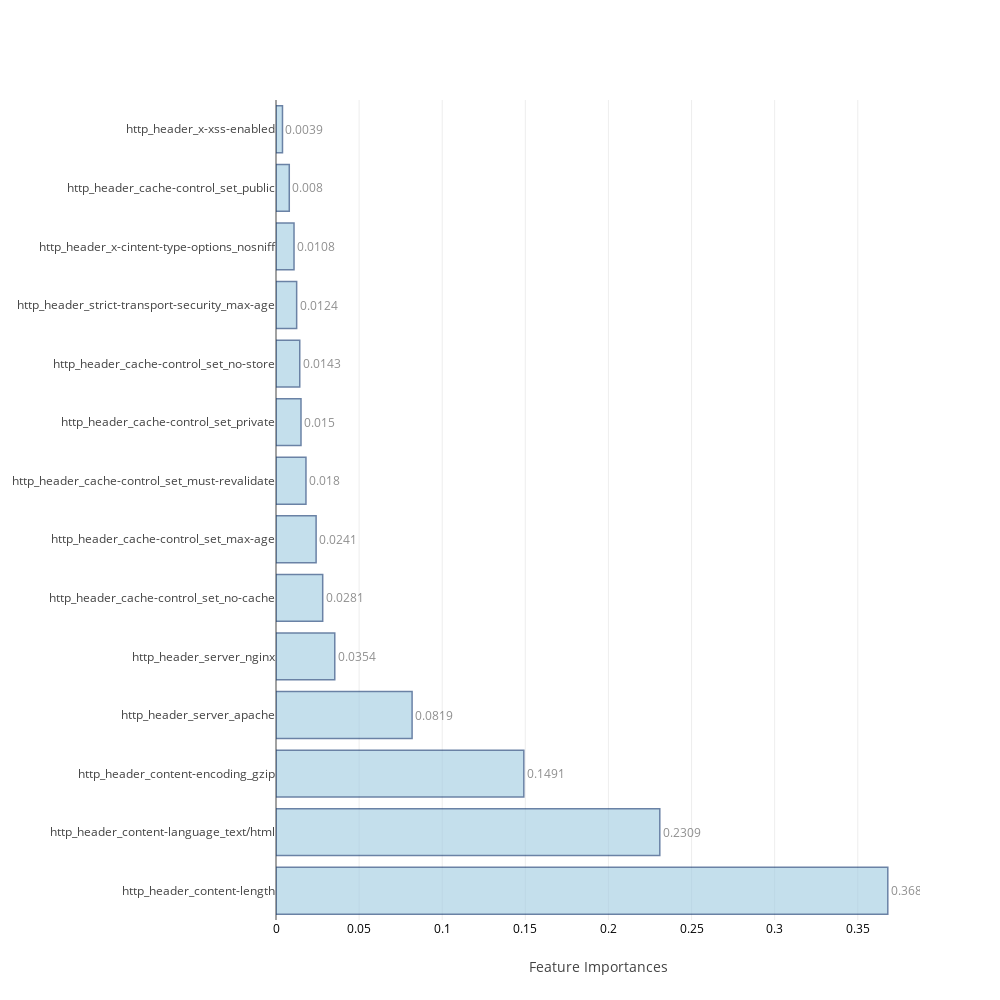
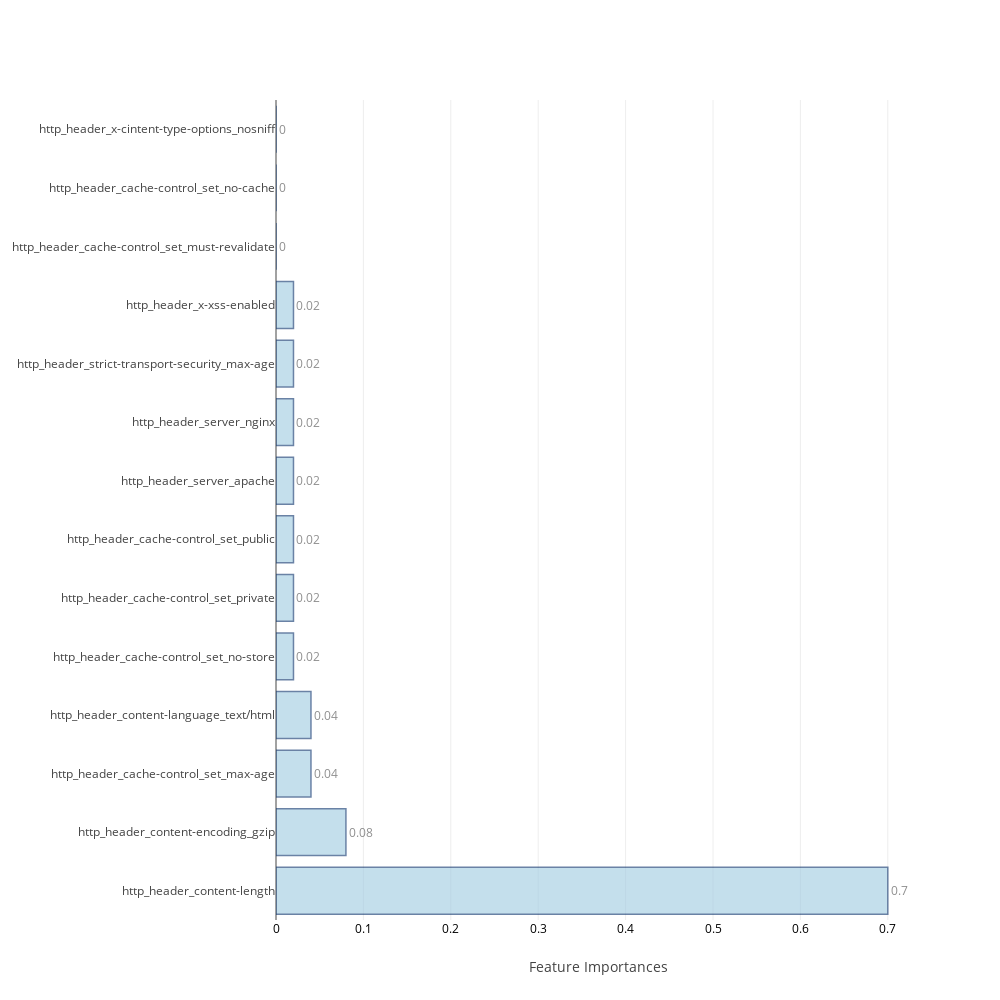
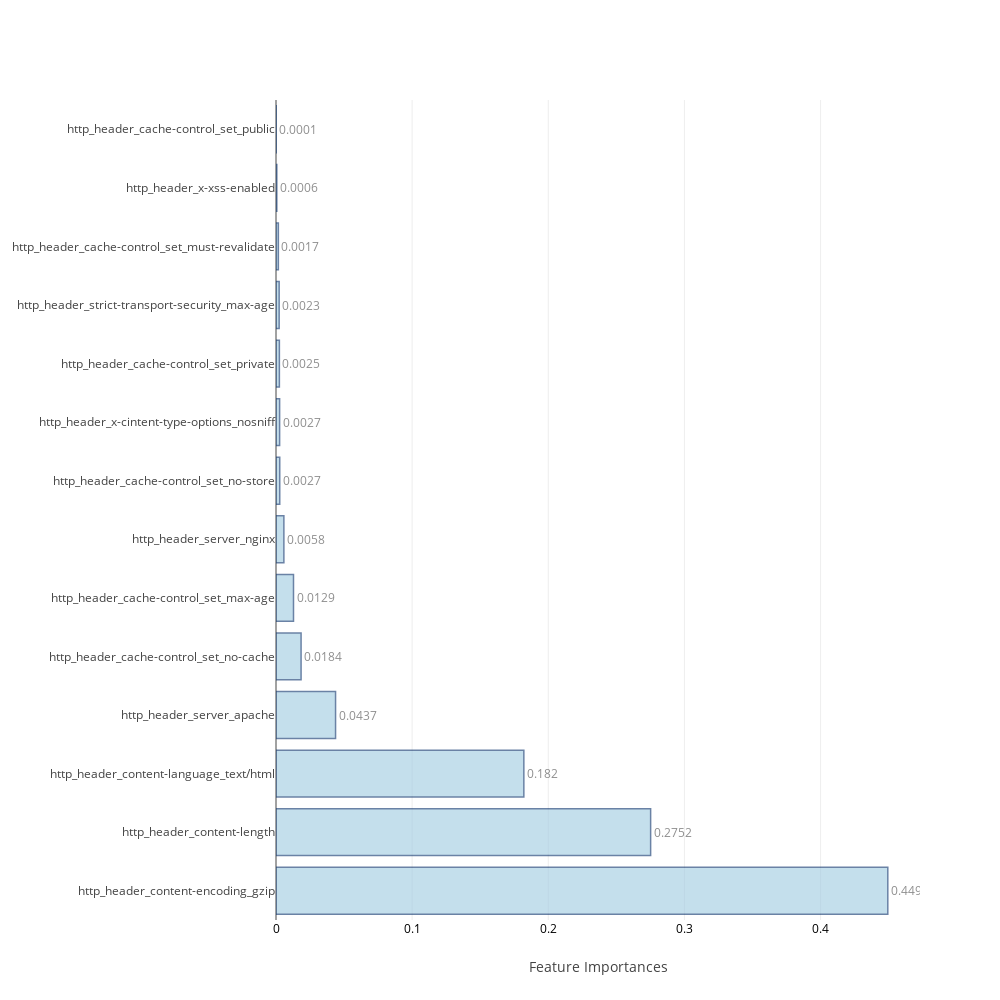
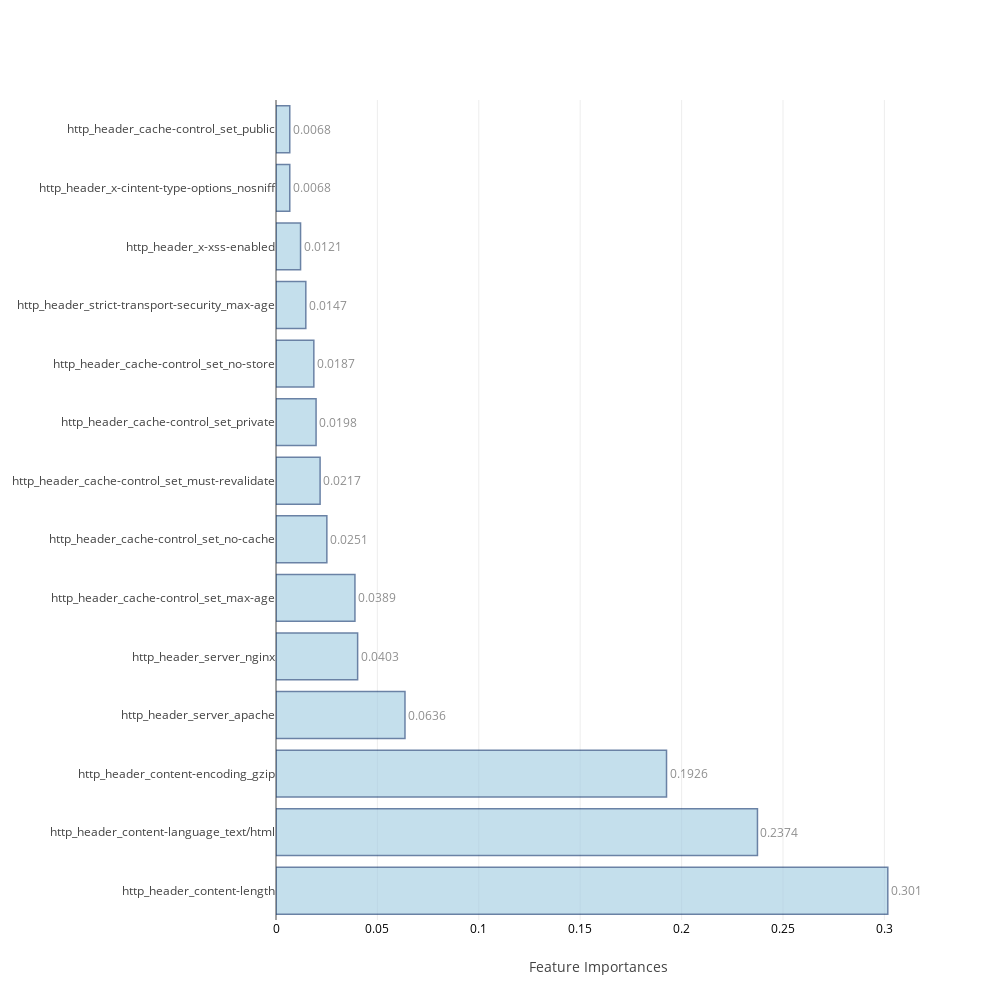

Notebook cell for these charts, in order:
### Code cell
feat_imp=[None]*4
j=0
for i in range(0,8):
    if i>=2 and i<=5:
        model,cm_train,cm_test,acc_train,acc_test,roc_auc,feat_imp[j],mcc=f[i](scaled_X_train,train_Y,scaled_X_test,test_Y,columns[:-2])
        j=j+1
    else:
        model,cm_train,cm_test,acc_train,acc_test,roc_auc,mcc=f[i](scaled_X_train,train_Y,scaled_X_test,test_Y)
    table_80_50_train.loc[i]=   ([acc_train,cm_train.TP,cm_train.TN,cm_train.FP,cm_train.FN,cm_train.FPR,cm_train.FNR])
    table_80_50_test.loc[i] =   ([acc_test ,cm_test.TP, cm_test.TN, cm_test.FP, cm_test.FN, cm_test.FPR, cm_test.FNR,roc_auc,mcc])
    print("\n")

### Figure 1 — Plotly figure (JSON) as saved in the notebook; plotly's stock layout.template omitted (floating-point values rounded to 4 significant figures)
{"data": [{"marker": {"color": "rgb(158,202,225)", "line": {"color": "rgb(8,48,107)", "width": 1.5}}, "opacity": 0.6, "orientation": "h", "text": [0.3681, 0.2309, 0.1491, 0.0819, 0.0354, 0.0281, 0.0241, 0.018, 0.015, 0.0143, 0.0124, 0.0108, 0.008, 0.0039], "textposition": "outside", "type": "bar", "uid": "07a5f9ee-ddb7-48ce-8388-da4442bfc44a", "x": [0.3681, 0.2309, 0.1491, 0.08187, 0.03535, 0.02809, 0.02413, 0.01802, 0.01504, 0.01429, 0.01243, 0.01084, 0.007983, 0.003903], "y": ["http_header_content-length", "http_header_content-language_text/html", "http_header_content-encoding_gzip", "http_header_server_apache", "http_header_server_nginx", "http_header_cache-control_set_no-cache", "http_header_cache-control_set_max-age", "http_header_cache-control_set_must-revalidate", "http_header_cache-control_set_private", "http_header_cache-control_set_no-store", "http_header_strict-transport-security_max-age", "http_header_x-cintent-type-options_nosniff", "http_header_cache-control_set_public", "http_header_x-xss-enabled"]}], "layout": {"autosize": false, "height": 1000, "width": 1000, "xaxis": {"tickfont": {"color": "black", "size": 12}, "title": "Feature Importances"}, "yaxis": {"automargin": true}}}

### Figure 2 — Plotly figure (JSON) as saved in the notebook; plotly's stock layout.template omitted (floating-point values rounded to 4 significant figures)
{"data": [{"marker": {"color": "rgb(158,202,225)", "line": {"color": "rgb(8,48,107)", "width": 1.5}}, "opacity": 0.6, "orientation": "h", "text": [0.7, 0.08, 0.04, 0.04, 0.02, 0.02, 0.02, 0.02, 0.02, 0.02, 0.02, 0, 0, 0], "textposition": "outside", "type": "bar", "uid": "3796bda3-0175-4717-a003-1745782d4de2", "x": [0.7, 0.08, 0.04, 0.04, 0.02, 0.02, 0.02, 0.02, 0.02, 0.02, 0.02, 0, 0, 0], "y": ["http_header_content-length", "http_header_content-encoding_gzip", "http_header_cache-control_set_max-age", "http_header_content-language_text/html", "http_header_cache-control_set_no-store", "http_header_cache-control_set_private", "http_header_cache-control_set_public", "http_header_server_apache", "http_header_server_nginx", "http_header_strict-transport-security_max-age", "http_header_x-xss-enabled", "http_header_cache-control_set_must-revalidate", "http_header_cache-control_set_no-cache", "http_header_x-cintent-type-options_nosniff"]}], "layout": {"autosize": false, "height": 1000, "width": 1000, "xaxis": {"tickfont": {"color": "black", "size": 12}, "title": "Feature Importances"}, "yaxis": {"automargin": true}}}

### Figure 3 — Plotly figure (JSON) as saved in the notebook; plotly's stock layout.template omitted (floating-point values rounded to 4 significant figures)
{"data": [{"marker": {"color": "rgb(158,202,225)", "line": {"color": "rgb(8,48,107)", "width": 1.5}}, "opacity": 0.6, "orientation": "h", "text": [0.4494, 0.2752, 0.182, 0.0437, 0.0184, 0.0129, 0.0058, 0.0027, 0.0027, 0.0025, 0.0023, 0.0017, 0.0006, 0.0001], "textposition": "outside", "type": "bar", "uid": "1599a597-cc88-444a-94a8-0ad7c9f280b3", "x": [0.4494, 0.2752, 0.182, 0.04375, 0.01841, 0.01285, 0.005783, 0.002747, 0.002659, 0.00248, 0.002311, 0.001725, 0.0005979, 0.0001366], "y": ["http_header_content-encoding_gzip", "http_header_content-length", "http_header_content-language_text/html", "http_header_server_apache", "http_header_cache-control_set_no-cache", "http_header_cache-control_set_max-age", "http_header_server_nginx", "http_header_cache-control_set_no-store", "http_header_x-cintent-type-options_nosniff", "http_header_cache-control_set_private", "http_header_strict-transport-security_max-age", "http_header_cache-control_set_must-revalidate", "http_header_x-xss-enabled", "http_header_cache-control_set_public"]}], "layout": {"autosize": false, "height": 1000, "width": 1000, "xaxis": {"tickfont": {"color": "black", "size": 12}, "title": "Feature Importances"}, "yaxis": {"automargin": true}}}

### Figure 4 — Plotly figure (JSON) as saved in the notebook; plotly's stock layout.template omitted (floating-point values rounded to 4 significant figures)
{"data": [{"marker": {"color": "rgb(158,202,225)", "line": {"color": "rgb(8,48,107)", "width": 1.5}}, "opacity": 0.6, "orientation": "h", "text": [0.3017, 0.2374, 0.1926, 0.0636, 0.0403, 0.0389, 0.0251, 0.0217, 0.0198, 0.0187, 0.0147, 0.0121, 0.0068, 0.0068], "textposition": "outside", "type": "bar", "uid": "fc3c1c7e-6f3f-4f21-9914-9fbab27869cc", "x": [0.3017, 0.2374, 0.1926, 0.06359, 0.04025, 0.03892, 0.02507, 0.02175, 0.01976, 0.01865, 0.0147, 0.01211, 0.006795, 0.006791], "y": ["http_header_content-length", "http_header_content-language_text/html", "http_header_content-encoding_gzip", "http_header_server_apache", "http_header_server_nginx", "http_header_cache-control_set_max-age", "http_header_cache-control_set_no-cache", "http_header_cache-control_set_must-revalidate", "http_header_cache-control_set_private", "http_header_cache-control_set_no-store", "http_header_strict-transport-security_max-age", "http_header_x-xss-enabled", "http_header_x-cintent-type-options_nosniff", "http_header_cache-control_set_public"]}], "layout": {"autosize": false, "height": 1000, "width": 1000, "xaxis": {"tickfont": {"color": "black", "size": 12}, "title": "Feature Importances"}, "yaxis": {"automargin": true}}}
